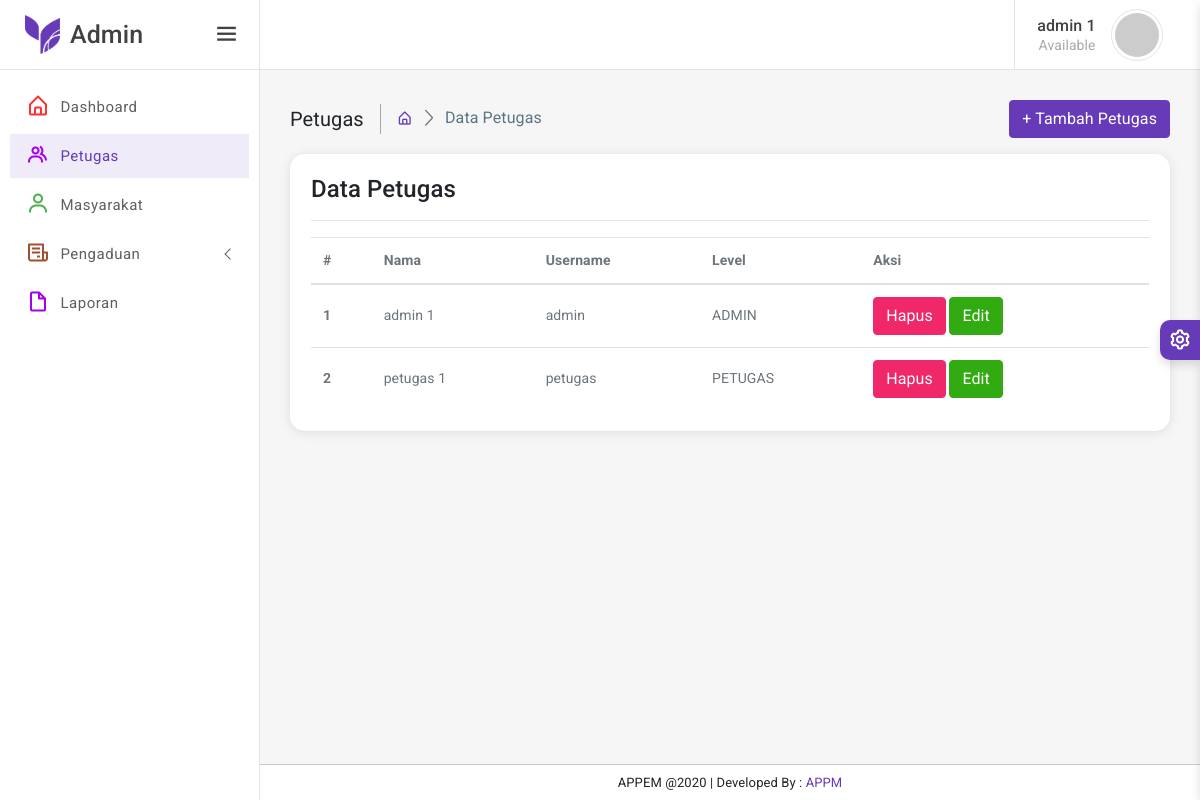
Page /admin/index.php?halaman=petugas (signed in) on the committed database.
### tables this page shows
CREATE TABLE `petugas` (
  `id_petugas` int(11) NOT NULL,
  `nama_petugas` varchar(35) NOT NULL,
  `username` varchar(25) NOT NULL,
  `password` varchar(32) NOT NULL,
  `telp` varchar(13) NOT NULL,
  `level` enum('admin','petugas') NOT NULL
);

### admin/petugas/petugas.php (the view)
<div class="page-breadcrumb d-none d-md-flex align-items-center mb-3">
		<div class="breadcrumb-title pr-3">Petugas</div>
		<div class="pl-3">
		    <nav aria-label="breadcrumb">
				<ol class="breadcrumb mb-0 p-0">
					<li class="breadcrumb-item"><a href="javascript:;"><i class='bx bx-home-alt'></i></a>
					</li>
					<li class="breadcrumb-item active" aria-current="page">Data Petugas</li>
				</ol>
			</nav>
		</div>
		<div class="ml-auto">
			<div class="btn-group">
                <a href="?halaman=tambahpetugas" class="btn btn-primary">+ Tambah Petugas</a>
			</div>
		</div>
	</div>
	<div class="card radius-15">
		<div class="card-body">
			<div class="card-title">
				<h4 class="mb-0">Data Petugas</h4>
			</div>
			<hr/>
			<div class="table-responsive">
				<table class="table mb-0">
					<thead>
						<tr>
							<th scope="col">#</th>
							<th scope="col">Nama</th>
							<th scope="col">Username</th>
							<th scope="col">Level</th>
							<th scope="col">Aksi</th>
						</tr>
					</thead>
					<tbody>
					    <?php
						 $petugas = mysqli_query($koneksi, "SELECT * FROM petugas") or die (mysqli_error($koneksi));
                         $no = 1;
						 while($data_petugas = $petugas->fetch_assoc()) {
						?>
						<tr>
							<th scope="row"><?php echo $no++ ?></th>
							<td><?php echo $data_petugas['nama_petugas'] ?></td>
							<td><?php echo $data_petugas['username'] ?></td>
							<td><?php echo strtoupper($data_petugas['level'])?></td>
							<td>
								<a onclick="return confirm('Anda yakin ingin menghapus petugas ini?')" href="?halaman=hapuspetugas&id_petugas=<?php echo $data_petugas['id_petugas']; ?>" class="btn btn-primary btn-danger">Hapus</a>
								<a href="?halaman=editpetugas&id_petugas=<?php echo $data_petugas['id_petugas']; ?>" class="btn btn-primary btn-success">Edit</a>
							</td>
						</tr>
						<?php } ?>
					</tbody>
				</table>
			</div>
		</div>
	</div>
</div>

### assets/css/app.css (style rules this page uses)
html { width: 100%; height: 100%; }
body { font-family: 'Open Sans', sans-serif; font-family: 'Roboto', sans-serif; background-color: #f6f6f6; letter-spacing: .1px; font-size: 14px; }
.card { box-shadow: 0 0.1rem 0.7rem rgba(0, 0, 0, .10); border: 1px solid rgba(0, 0, 0, 0); margin-bottom: 30px; }
.btn { text-transform: capitalize; }
.table-responsive { white-space: nowrap; }
.table td, .table th { vertical-align: middle; color: #6d757b; }
.radius-15 { border-radius: 15px; }
.page-breadcrumb .breadcrumb { background-color: transparent; }
.breadcrumb-title { font-size: 20px; border-right: 1.5px solid #aaa4a4; }
.page-breadcrumb .breadcrumb li.breadcrumb-item { font-size: 16px; }
.page-breadcrumb .breadcrumb-item+.breadcrumb-item::before { display: inline-block; padding-right: .5rem; color: #6c757d; font-family: 'LineIcons'; content: "\ea5c"; }

### rows in the picture
petugas: nama_petugas "admin 1", username "admin", level "ADMIN"
petugas: nama_petugas "petugas 1", username "petugas", level "PETUGAS"

### other values in the picture
$_SESSION['admin']['nama_petugas'] "admin 1"
